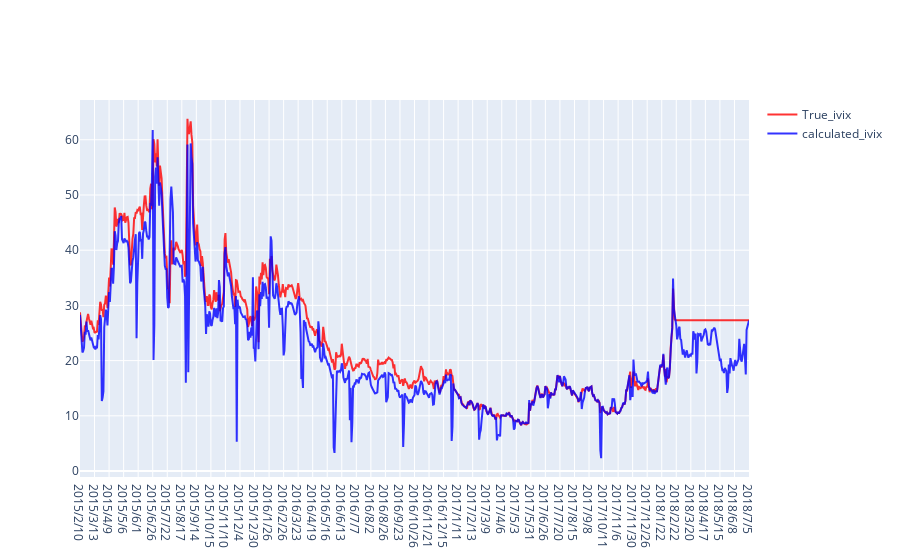

Here is the notebook cell this chart was saved with:
### Code cell
import plotly.graph_objects as go
import pandas as pd

# df = pd.read_csv("https://raw.githubusercontent.com/plotly/datasets/master/finance-charts-apple.csv")
df = pd.read_csv('Calculated_IVIX.csv')
fig = go.Figure()
fig.add_trace(go.Scatter(
                x=df['DateTime'],
                y=df['true_ivix'],
                name="True_ivix",
                line_color='red',
                opacity=0.8))

fig.add_trace(go.Scatter(
                x=df['DateTime'],
                y=df['calculated_ivix'],
                name="calculated_ivix",
                line_color='blue',
#                 line_color='dimgray',
                opacity=0.8))

# # Use date string to set xaxis range
# fig.update_layout(xaxis_range=['2016-07-01','2016-12-31'],
#                   title_text="Manually Set Date Range")
fig.show(render='png')

### Figure 1 — Plotly figure (JSON) as saved in the notebook; plotly's stock layout.template omitted (floating-point values rounded to 4 significant figures; data arrays with more than 128 entries replaced by an {"elided": "..."} marker saying what was removed)
{"data": [{"line": {"color": "red"}, "name": "True_ivix", "opacity": 0.8, "type": "scatter", "x": {"elided": "829 str values"}, "y": {"elided": "829 float values"}}, {"line": {"color": "blue"}, "name": "calculated_ivix", "opacity": 0.8, "type": "scatter", "x": {"elided": "829 str values"}, "y": {"elided": "829 float values"}}], "layout": {}}
